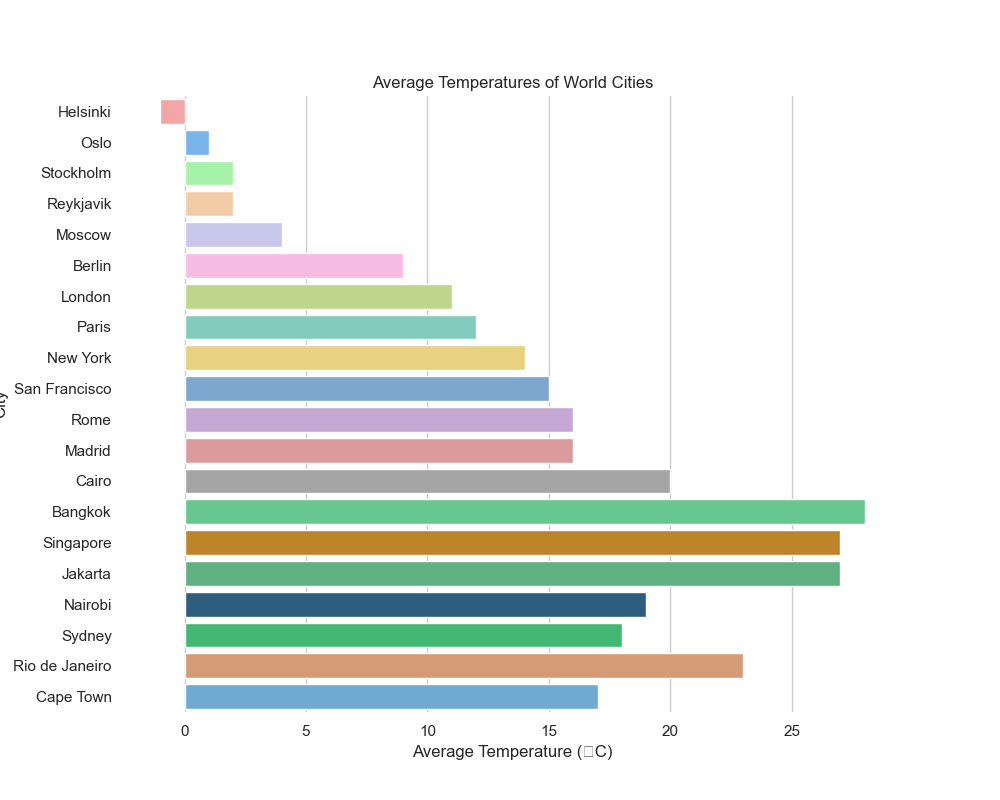

Reproduce this figure in Python.

import seaborn as sns
import pandas as pd
import matplotlib.pyplot as plt

# Data
data = {
    'City': ['Helsinki', 'Oslo', 'Stockholm', 'Reykjavik', 'Moscow', 'Berlin', 'London', 'Paris', 
             'New York', 'San Francisco', 'Rome', 'Madrid', 'Cairo', 'Bangkok', 'Singapore', 
             'Jakarta', 'Nairobi', 'Sydney', 'Rio de Janeiro', 'Cape Town'],
    'AverageTemperature': [-1, 1, 2, 2, 4, 9, 11, 12, 14, 15, 16, 16, 20, 28, 27, 27, 19, 18, 23, 17]
}

df = pd.DataFrame(data)

# Plot
plt.figure(figsize=(10, 8))  # Width and height modification
sns.barplot(x="AverageTemperature", y="City", data=df,
            palette=['#ff9999','#66b3ff','#99ff99','#ffcc99', '#c2c2f0','#ffb3e6', '#c4e17f', '#76d7c4', '#f7dc6f',
                     '#6fa8dc', '#c9a0dc', '#E39191', '#a5a5a5', '#58D68D', '#D68910', '#52BE80', '#1F618D', '#2ECC71', '#E59866', '#5DADE2'],
            dodge=False)  # Color modification using specific color codes

# Set the bars' width
for bar in plt.gca().patches:
    bar.set_height(0.8)  # Width of bars when horizontal (actually controls the height of horizontal bars)

plt.xlabel('Average Temperature (°C)')
plt.ylabel('City')
plt.title('Average Temperatures of World Cities')
sns.despine(left=True, bottom=True)  # Cleaning up the plot
plt.show()
